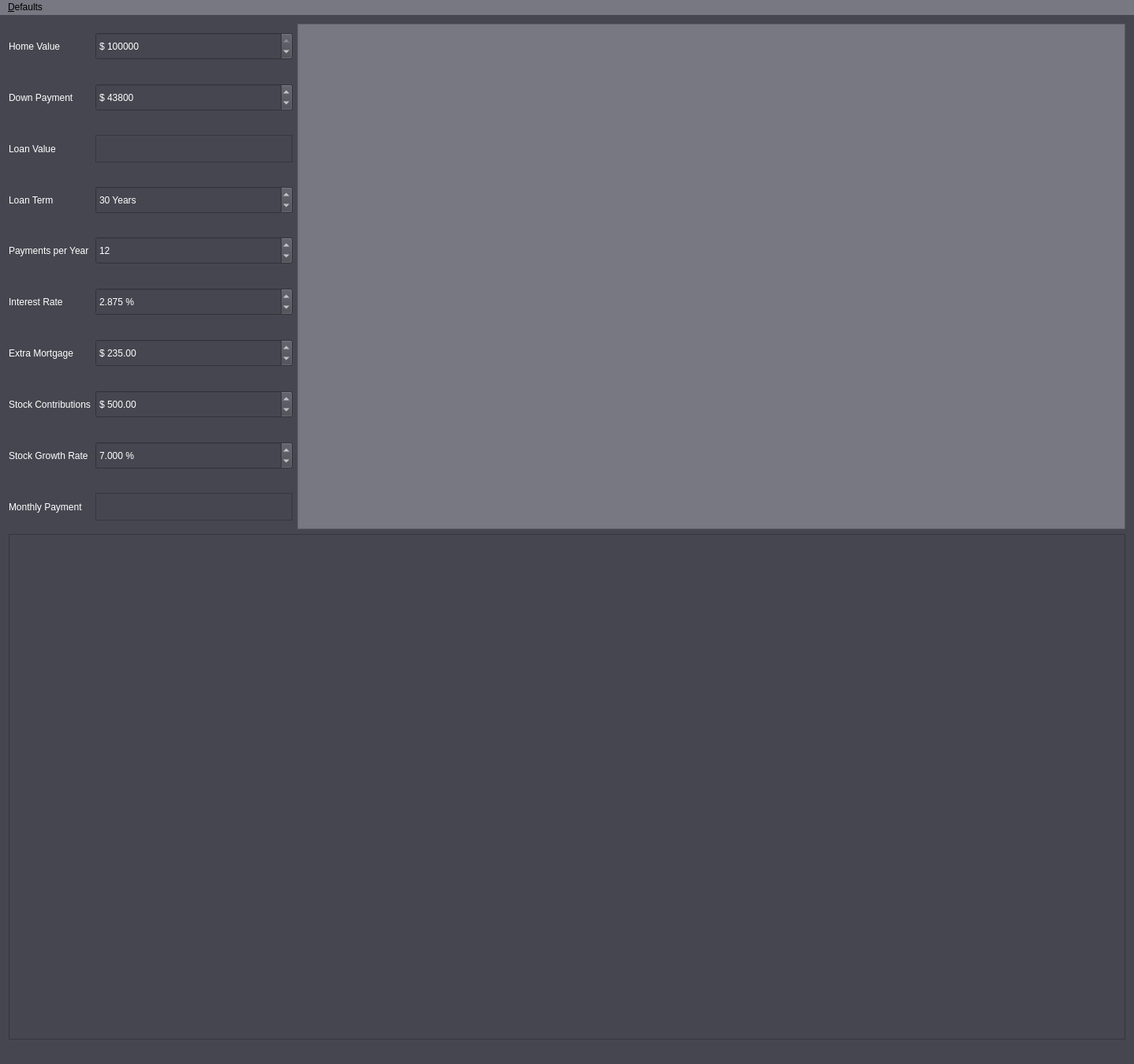
<?xml version="1.0" encoding="UTF-8"?>
<ui version="4.0">
 <class>MainWindowClass</class>
 <widget class="QMainWindow" name="MainWindowClass">
  <property name="geometry">
   <rect>
    <x>0</x>
    <y>0</y>
    <width>1438</width>
    <height>1349</height>
   </rect>
  </property>
  <property name="windowTitle">
   <string>Jackson's Mortgage App</string>
  </property>
  <widget class="QWidget" name="centralWidget">
   <property name="styleSheet">
    <string notr="true">background-color: rgb(70, 70, 80)</string>
   </property>
   <layout class="QHBoxLayout" name="horizontalLayout">
    <item>
     <layout class="QVBoxLayout" name="verticalLayout">
      <item>
       <layout class="QHBoxLayout" name="horizontalLayout_2">
        <item>
         <layout class="QGridLayout" name="gridLayout">
          <property name="horizontalSpacing">
           <number>6</number>
          </property>
          <property name="verticalSpacing">
           <number>8</number>
          </property>
          <item row="7" column="0">
           <widget class="QLabel" name="Extra_Mortgage_Label">
            <property name="sizePolicy">
             <sizepolicy hsizetype="Preferred" vsizetype="Expanding">
              <horstretch>0</horstretch>
              <verstretch>0</verstretch>
             </sizepolicy>
            </property>
            <property name="maximumSize">
             <size>
              <width>150</width>
              <height>150</height>
             </size>
            </property>
            <property name="styleSheet">
             <string notr="true">color: rgb(255,255,255)</string>
            </property>
            <property name="text">
             <string>Extra Mortgage</string>
            </property>
           </widget>
          </item>
          <item row="1" column="2" rowspan="10">
           <widget class="QChartView" name="Chart">
            <property name="styleSheet">
             <string notr="true">background-color: rgb(120, 120, 130); color:white</string>
            </property>
           </widget>
          </item>
          <item row="9" column="0">
           <widget class="QLabel" name="Stock_Growth_Rate_Label">
            <property name="sizePolicy">
             <sizepolicy hsizetype="Preferred" vsizetype="Expanding">
              <horstretch>0</horstretch>
              <verstretch>0</verstretch>
             </sizepolicy>
            </property>
            <property name="maximumSize">
             <size>
              <width>150</width>
              <height>150</height>
             </size>
            </property>
            <property name="styleSheet">
             <string notr="true">color: rgb(255,255,255)</string>
            </property>
            <property name="text">
             <string>Stock Growth Rate</string>
            </property>
           </widget>
          </item>
          <item row="10" column="1">
           <widget class="QPlainTextEdit" name="Monthly_Payment_Field">
            <property name="enabled">
             <bool>true</bool>
            </property>
            <property name="sizePolicy">
             <sizepolicy hsizetype="Minimum" vsizetype="Fixed">
              <horstretch>0</horstretch>
              <verstretch>0</verstretch>
             </sizepolicy>
            </property>
            <property name="minimumSize">
             <size>
              <width>250</width>
              <height>35</height>
             </size>
            </property>
            <property name="maximumSize">
             <size>
              <width>250</width>
              <height>35</height>
             </size>
            </property>
            <property name="styleSheet">
             <string notr="true">color: rgb(255,255,255)</string>
            </property>
            <property name="readOnly">
             <bool>true</bool>
            </property>
           </widget>
          </item>
          <item row="3" column="1">
           <widget class="QPlainTextEdit" name="Loan_Value_Field">
            <property name="sizePolicy">
             <sizepolicy hsizetype="Minimum" vsizetype="Fixed">
              <horstretch>0</horstretch>
              <verstretch>0</verstretch>
             </sizepolicy>
            </property>
            <property name="minimumSize">
             <size>
              <width>250</width>
              <height>35</height>
             </size>
            </property>
            <property name="maximumSize">
             <size>
              <width>250</width>
              <height>35</height>
             </size>
            </property>
            <property name="styleSheet">
             <string notr="true">color: rgb(255,255,255)</string>
            </property>
            <property name="readOnly">
             <bool>true</bool>
            </property>
           </widget>
          </item>
          <item row="6" column="1">
           <widget class="QDoubleSpinBox" name="Interest_Rate_Field">
            <property name="minimumSize">
             <size>
              <width>250</width>
              <height>35</height>
             </size>
            </property>
            <property name="maximumSize">
             <size>
              <width>250</width>
              <height>35</height>
             </size>
            </property>
            <property name="styleSheet">
             <string notr="true">color:white;</string>
            </property>
            <property name="prefix">
             <string/>
            </property>
            <property name="suffix">
             <string> %</string>
            </property>
            <property name="decimals">
             <number>3</number>
            </property>
            <property name="minimum">
             <double>0.005000000000000</double>
            </property>
            <property name="maximum">
             <double>10.000000000000000</double>
            </property>
            <property name="singleStep">
             <double>0.005000000000000</double>
            </property>
            <property name="value">
             <double>2.875000000000000</double>
            </property>
           </widget>
          </item>
          <item row="6" column="0">
           <widget class="QLabel" name="Interest_Rate_Label">
            <property name="sizePolicy">
             <sizepolicy hsizetype="Preferred" vsizetype="Expanding">
              <horstretch>0</horstretch>
              <verstretch>0</verstretch>
             </sizepolicy>
            </property>
            <property name="maximumSize">
             <size>
              <width>150</width>
              <height>150</height>
             </size>
            </property>
            <property name="styleSheet">
             <string notr="true">color: rgb(255,255,255)</string>
            </property>
            <property name="text">
             <string>Interest Rate</string>
            </property>
           </widget>
          </item>
          <item row="5" column="1">
           <widget class="QDoubleSpinBox" name="Payments_Per_Year_Field">
            <property name="minimumSize">
             <size>
              <width>250</width>
              <height>35</height>
             </size>
            </property>
            <property name="maximumSize">
             <size>
              <width>250</width>
              <height>35</height>
             </size>
            </property>
            <property name="styleSheet">
             <string notr="true">color:white;</string>
            </property>
            <property name="prefix">
             <string/>
            </property>
            <property name="decimals">
             <number>0</number>
            </property>
            <property name="minimum">
             <double>1.000000000000000</double>
            </property>
            <property name="value">
             <double>12.000000000000000</double>
            </property>
           </widget>
          </item>
          <item row="9" column="1">
           <widget class="QDoubleSpinBox" name="Stock_Growth_Rate_Field">
            <property name="minimumSize">
             <size>
              <width>250</width>
              <height>35</height>
             </size>
            </property>
            <property name="maximumSize">
             <size>
              <width>250</width>
              <height>35</height>
             </size>
            </property>
            <property name="styleSheet">
             <string notr="true">color:white;</string>
            </property>
            <property name="prefix">
             <string/>
            </property>
            <property name="suffix">
             <string> %</string>
            </property>
            <property name="decimals">
             <number>3</number>
            </property>
            <property name="value">
             <double>7.000000000000000</double>
            </property>
           </widget>
          </item>
          <item row="8" column="1">
           <widget class="QDoubleSpinBox" name="Stock_Contributions_Field">
            <property name="minimumSize">
             <size>
              <width>250</width>
              <height>35</height>
             </size>
            </property>
            <property name="maximumSize">
             <size>
              <width>250</width>
              <height>35</height>
             </size>
            </property>
            <property name="styleSheet">
             <string notr="true">color:white;</string>
            </property>
            <property name="prefix">
             <string>$ </string>
            </property>
            <property name="maximum">
             <double>100000.000000000000000</double>
            </property>
            <property name="singleStep">
             <double>10.000000000000000</double>
            </property>
            <property name="value">
             <double>500.000000000000000</double>
            </property>
           </widget>
          </item>
          <item row="2" column="0">
           <widget class="QLabel" name="Down_Payment_Label">
            <property name="sizePolicy">
             <sizepolicy hsizetype="Preferred" vsizetype="Expanding">
              <horstretch>0</horstretch>
              <verstretch>0</verstretch>
             </sizepolicy>
            </property>
            <property name="maximumSize">
             <size>
              <width>150</width>
              <height>150</height>
             </size>
            </property>
            <property name="styleSheet">
             <string notr="true">color: rgb(255,255,255)</string>
            </property>
            <property name="text">
             <string>Down Payment</string>
            </property>
           </widget>
          </item>
          <item row="2" column="1">
           <widget class="QDoubleSpinBox" name="Down_Payment_Field">
            <property name="minimumSize">
             <size>
              <width>250</width>
              <height>35</height>
             </size>
            </property>
            <property name="maximumSize">
             <size>
              <width>250</width>
              <height>35</height>
             </size>
            </property>
            <property name="styleSheet">
             <string notr="true">color:white;</string>
            </property>
            <property name="prefix">
             <string>$ </string>
            </property>
            <property name="decimals">
             <number>0</number>
            </property>
            <property name="minimum">
             <double>1.000000000000000</double>
            </property>
            <property name="maximum">
             <double>10000000.000000000000000</double>
            </property>
            <property name="singleStep">
             <double>100.000000000000000</double>
            </property>
            <property name="value">
             <double>43800.000000000000000</double>
            </property>
           </widget>
          </item>
          <item row="4" column="1">
           <widget class="QDoubleSpinBox" name="Loan_Term_Field">
            <property name="minimumSize">
             <size>
              <width>250</width>
              <height>35</height>
             </size>
            </property>
            <property name="maximumSize">
             <size>
              <width>250</width>
              <height>35</height>
             </size>
            </property>
            <property name="styleSheet">
             <string notr="true">color:white;</string>
            </property>
            <property name="prefix">
             <string/>
            </property>
            <property name="suffix">
             <string> Years</string>
            </property>
            <property name="decimals">
             <number>0</number>
            </property>
            <property name="minimum">
             <double>1.000000000000000</double>
            </property>
            <property name="maximum">
             <double>100.000000000000000</double>
            </property>
            <property name="value">
             <double>30.000000000000000</double>
            </property>
           </widget>
          </item>
          <item row="3" column="0">
           <widget class="QLabel" name="Loan_Value_Label">
            <property name="sizePolicy">
             <sizepolicy hsizetype="Preferred" vsizetype="Expanding">
              <horstretch>0</horstretch>
              <verstretch>0</verstretch>
             </sizepolicy>
            </property>
            <property name="maximumSize">
             <size>
              <width>150</width>
              <height>150</height>
             </size>
            </property>
            <property name="styleSheet">
             <string notr="true">color: rgb(255,255,255)</string>
            </property>
            <property name="text">
             <string>Loan Value</string>
            </property>
           </widget>
          </item>
          <item row="7" column="1">
           <widget class="QDoubleSpinBox" name="Extra_Mortgage_Field">
            <property name="minimumSize">
             <size>
              <width>250</width>
              <height>35</height>
             </size>
            </property>
            <property name="maximumSize">
             <size>
              <width>250</width>
              <height>35</height>
             </size>
            </property>
            <property name="styleSheet">
             <string notr="true">color:white;</string>
            </property>
            <property name="prefix">
             <string>$ </string>
            </property>
            <property name="maximum">
             <double>1000000.000000000000000</double>
            </property>
            <property name="singleStep">
             <double>100.000000000000000</double>
            </property>
            <property name="value">
             <double>235.000000000000000</double>
            </property>
           </widget>
          </item>
          <item row="5" column="0">
           <widget class="QLabel" name="Payments_Per_Year_Label">
            <property name="sizePolicy">
             <sizepolicy hsizetype="Preferred" vsizetype="Expanding">
              <horstretch>0</horstretch>
              <verstretch>0</verstretch>
             </sizepolicy>
            </property>
            <property name="maximumSize">
             <size>
              <width>150</width>
              <height>150</height>
             </size>
            </property>
            <property name="styleSheet">
             <string notr="true">color: rgb(255,255,255)</string>
            </property>
            <property name="text">
             <string>Payments per Year</string>
            </property>
           </widget>
          </item>
          <item row="4" column="0">
           <widget class="QLabel" name="Loan_Term_Label">
            <property name="sizePolicy">
             <sizepolicy hsizetype="Preferred" vsizetype="Expanding">
              <horstretch>0</horstretch>
              <verstretch>0</verstretch>
             </sizepolicy>
            </property>
            <property name="maximumSize">
             <size>
              <width>150</width>
              <height>150</height>
             </size>
            </property>
            <property name="styleSheet">
             <string notr="true">color: rgb(255,255,255)</string>
            </property>
            <property name="text">
             <string>Loan Term</string>
            </property>
           </widget>
          </item>
          <item row="10" column="0">
           <widget class="QLabel" name="Monthly_Payment_Label">
            <property name="sizePolicy">
             <sizepolicy hsizetype="Preferred" vsizetype="Expanding">
              <horstretch>0</horstretch>
              <verstretch>0</verstretch>
             </sizepolicy>
            </property>
            <property name="styleSheet">
             <string notr="true">color: rgb(255,255,255)</string>
            </property>
            <property name="text">
             <string>Monthly Payment</string>
            </property>
           </widget>
          </item>
          <item row="1" column="1">
           <widget class="QDoubleSpinBox" name="Home_Value_Field">
            <property name="minimumSize">
             <size>
              <width>250</width>
              <height>35</height>
             </size>
            </property>
            <property name="maximumSize">
             <size>
              <width>250</width>
              <height>35</height>
             </size>
            </property>
            <property name="styleSheet">
             <string notr="true">color:white;</string>
            </property>
            <property name="prefix">
             <string>$ </string>
            </property>
            <property name="decimals">
             <number>0</number>
            </property>
            <property name="minimum">
             <double>1.000000000000000</double>
            </property>
            <property name="maximum">
             <double>10000000.000000000000000</double>
            </property>
            <property name="singleStep">
             <double>1000.000000000000000</double>
            </property>
            <property name="value">
             <double>219000.000000000000000</double>
            </property>
           </widget>
          </item>
          <item row="8" column="0">
           <widget class="QLabel" name="Stock_Contributions_Label">
            <property name="sizePolicy">
             <sizepolicy hsizetype="Preferred" vsizetype="Expanding">
              <horstretch>0</horstretch>
              <verstretch>0</verstretch>
             </sizepolicy>
            </property>
            <property name="maximumSize">
             <size>
              <width>150</width>
              <height>150</height>
             </size>
            </property>
            <property name="styleSheet">
             <string notr="true">color: rgb(255,255,255)</string>
            </property>
            <property name="text">
             <string>Stock Contributions</string>
            </property>
           </widget>
          </item>
          <item row="1" column="0">
           <widget class="QLabel" name="Home_Value_Label">
            <property name="sizePolicy">
             <sizepolicy hsizetype="Preferred" vsizetype="Expanding">
              <horstretch>0</horstretch>
              <verstretch>0</verstretch>
             </sizepolicy>
            </property>
            <property name="maximumSize">
             <size>
              <width>150</width>
              <height>150</height>
             </size>
            </property>
            <property name="styleSheet">
             <string notr="true">color: rgb(255,255,255)</string>
            </property>
            <property name="text">
             <string>Home Value</string>
            </property>
           </widget>
          </item>
         </layout>
        </item>
       </layout>
      </item>
      <item>
       <widget class="QTableWidget" name="tableWidget">
        <property name="enabled">
         <bool>true</bool>
        </property>
        <property name="styleSheet">
         <string notr="true">QTableView::item{color:white; background-color:rgb(100, 100, 110);} QTableView::item:alternate{color:white; background-color:rgb(120, 120, 130);} QHeaderView::section{background-color:rgb(120, 120, 130); color:white;}</string>
        </property>
        <property name="editTriggers">
         <set>QAbstractItemView::NoEditTriggers</set>
        </property>
        <property name="alternatingRowColors">
         <bool>true</bool>
        </property>
        <attribute name="horizontalHeaderVisible">
         <bool>false</bool>
        </attribute>
       </widget>
      </item>
      <item>
       <widget class="QLabel" name="Message_Box">
        <property name="autoFillBackground">
         <bool>false</bool>
        </property>
        <property name="styleSheet">
         <string notr="true">color:white;</string>
        </property>
        <property name="text">
         <string/>
        </property>
       </widget>
      </item>
     </layout>
    </item>
   </layout>
  </widget>
  <widget class="QMenuBar" name="menuBar">
   <property name="geometry">
    <rect>
     <x>0</x>
     <y>0</y>
     <width>1438</width>
     <height>26</height>
    </rect>
   </property>
   <property name="styleSheet">
    <string notr="true">background-color:rgb(120, 120, 130)</string>
   </property>
   <widget class="QMenu" name="menu_File">
    <property name="title">
     <string>&amp;Defaults</string>
    </property>
    <addaction name="actionReload_Default_Values"/>
    <addaction name="actionSave_as_New_Defaults"/>
   </widget>
   <addaction name="menu_File"/>
  </widget>
  <action name="actionSave_as_New_Defaults">
   <property name="text">
    <string>Save New Default Values</string>
   </property>
  </action>
  <action name="actionReload_Default_Values">
   <property name="text">
    <string>Reload Default Values</string>
   </property>
  </action>
 </widget>
 <layoutdefault spacing="6" margin="11"/>
 <customwidgets>
  <customwidget>
   <class>QChartView</class>
   <extends>QGraphicsView</extends>
   <header>QtCharts</header>
  </customwidget>
 </customwidgets>
 <tabstops>
  <tabstop>Chart</tabstop>
  <tabstop>Home_Value_Field</tabstop>
  <tabstop>Down_Payment_Field</tabstop>
  <tabstop>Loan_Value_Field</tabstop>
  <tabstop>Loan_Term_Field</tabstop>
  <tabstop>Payments_Per_Year_Field</tabstop>
  <tabstop>Interest_Rate_Field</tabstop>
  <tabstop>Extra_Mortgage_Field</tabstop>
  <tabstop>Stock_Contributions_Field</tabstop>
  <tabstop>Stock_Growth_Rate_Field</tabstop>
  <tabstop>Monthly_Payment_Field</tabstop>
  <tabstop>tableWidget</tabstop>
 </tabstops>
 <resources>
  <include location="MainWindow.qrc"/>
 </resources>
 <connections>
  <connection>
   <sender>Home_Value_Field</sender>
   <signal>editingFinished()</signal>
   <receiver>MainWindowClass</receiver>
   <slot>Field_Changes_Submitted()</slot>
   <hints>
    <hint type="sourcelabel">
     <x>326</x>
     <y>69</y>
    </hint>
    <hint type="destinationlabel">
     <x>522</x>
     <y>328</y>
    </hint>
   </hints>
  </connection>
  <connection>
   <sender>Down_Payment_Field</sender>
   <signal>editingFinished()</signal>
   <receiver>MainWindowClass</receiver>
   <slot>Field_Changes_Submitted()</slot>
   <hints>
    <hint type="sourcelabel">
     <x>292</x>
     <y>143</y>
    </hint>
    <hint type="destinationlabel">
     <x>522</x>
     <y>328</y>
    </hint>
   </hints>
  </connection>
  <connection>
   <sender>Loan_Term_Field</sender>
   <signal>editingFinished()</signal>
   <receiver>MainWindowClass</receiver>
   <slot>Field_Changes_Submitted()</slot>
   <hints>
    <hint type="sourcelabel">
     <x>292</x>
     <y>258</y>
    </hint>
    <hint type="destinationlabel">
     <x>522</x>
     <y>328</y>
    </hint>
   </hints>
  </connection>
  <connection>
   <sender>Payments_Per_Year_Field</sender>
   <signal>editingFinished()</signal>
   <receiver>MainWindowClass</receiver>
   <slot>Field_Changes_Submitted()</slot>
   <hints>
    <hint type="sourcelabel">
     <x>292</x>
     <y>322</y>
    </hint>
    <hint type="destinationlabel">
     <x>522</x>
     <y>328</y>
    </hint>
   </hints>
  </connection>
  <connection>
   <sender>Interest_Rate_Field</sender>
   <signal>editingFinished()</signal>
   <receiver>MainWindowClass</receiver>
   <slot>Field_Changes_Submitted()</slot>
   <hints>
    <hint type="sourcelabel">
     <x>292</x>
     <y>386</y>
    </hint>
    <hint type="destinationlabel">
     <x>522</x>
     <y>328</y>
    </hint>
   </hints>
  </connection>
  <connection>
   <sender>Extra_Mortgage_Field</sender>
   <signal>editingFinished()</signal>
   <receiver>MainWindowClass</receiver>
   <slot>Field_Changes_Submitted()</slot>
   <hints>
    <hint type="sourcelabel">
     <x>292</x>
     <y>450</y>
    </hint>
    <hint type="destinationlabel">
     <x>522</x>
     <y>328</y>
    </hint>
   </hints>
  </connection>
  <connection>
   <sender>Stock_Contributions_Field</sender>
   <signal>editingFinished()</signal>
   <receiver>MainWindowClass</receiver>
   <slot>Field_Changes_Submitted()</slot>
   <hints>
    <hint type="sourcelabel">
     <x>292</x>
     <y>515</y>
    </hint>
    <hint type="destinationlabel">
     <x>718</x>
     <y>674</y>
    </hint>
   </hints>
  </connection>
  <connection>
   <sender>Stock_Growth_Rate_Field</sender>
   <signal>editingFinished()</signal>
   <receiver>MainWindowClass</receiver>
   <slot>Field_Changes_Submitted()</slot>
   <hints>
    <hint type="sourcelabel">
     <x>253</x>
     <y>579</y>
    </hint>
    <hint type="destinationlabel">
     <x>718</x>
     <y>674</y>
    </hint>
   </hints>
  </connection>
  <connection>
   <sender>actionSave_as_New_Defaults</sender>
   <signal>triggered()</signal>
   <receiver>MainWindowClass</receiver>
   <slot>Save_New_Default_Values()</slot>
   <hints>
    <hint type="sourcelabel">
     <x>-1</x>
     <y>-1</y>
    </hint>
    <hint type="destinationlabel">
     <x>718</x>
     <y>674</y>
    </hint>
   </hints>
  </connection>
  <connection>
   <sender>actionReload_Default_Values</sender>
   <signal>triggered()</signal>
   <receiver>MainWindowClass</receiver>
   <slot>Reload_Default_Values()</slot>
   <hints>
    <hint type="sourcelabel">
     <x>-1</x>
     <y>-1</y>
    </hint>
    <hint type="destinationlabel">
     <x>718</x>
     <y>674</y>
    </hint>
   </hints>
  </connection>
 </connections>
 <slots>
  <slot>Field_Changes_Submitted()</slot>
  <slot>Save_New_Default_Values()</slot>
  <slot>Reload_Default_Values()</slot>
 </slots>
</ui>
